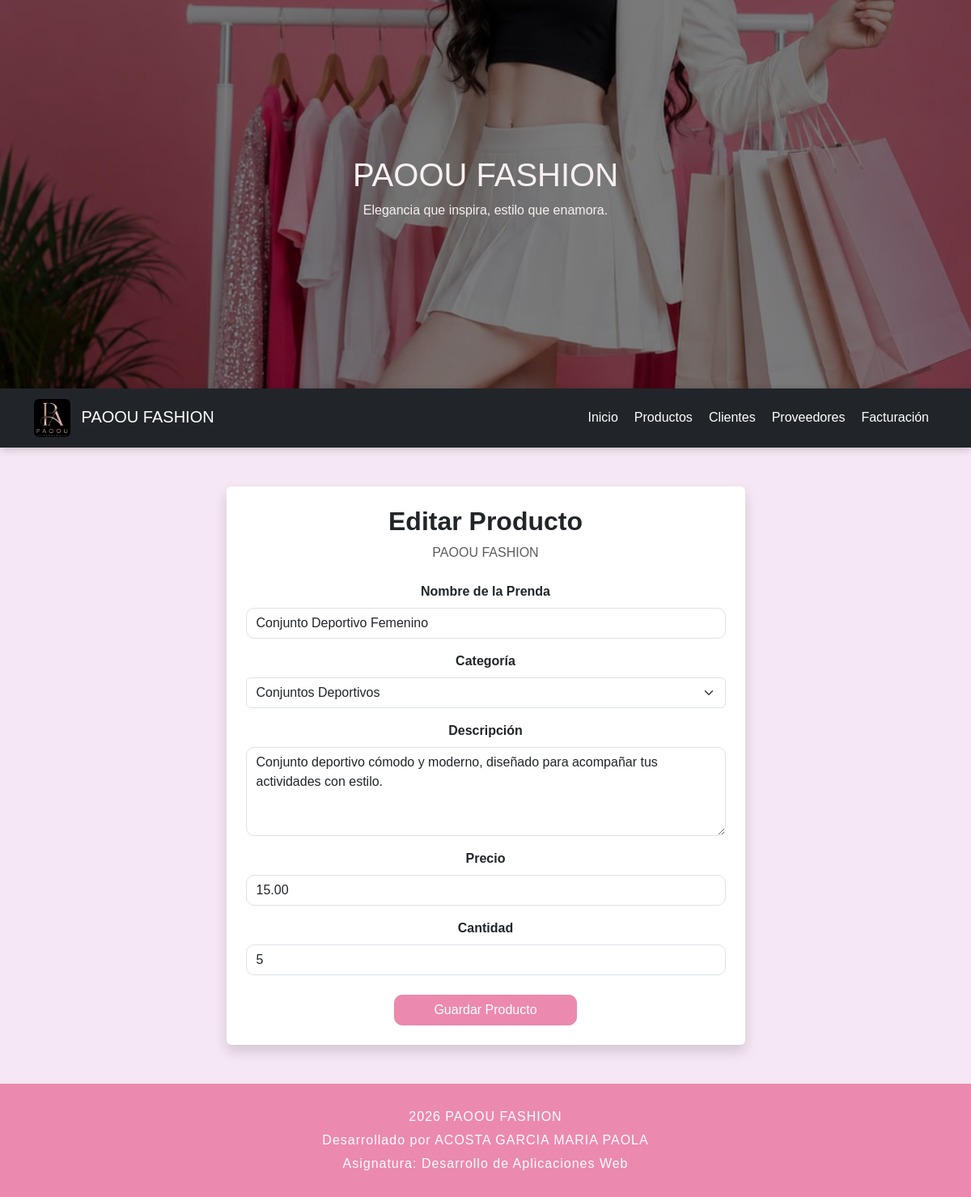
Screenshot of /editar-producto/4 with the database file from the repository.
### tables this page shows
CREATE TABLE productos (
            id INTEGER PRIMARY KEY AUTOINCREMENT,
            nombre TEXT NOT NULL,
            categoria TEXT NOT NULL,
            descripcion TEXT NOT NULL,
            precio REAL NOT NULL,
            cantidad INTEGER NOT NULL
        );

### app.py (the view, shortened to what this page needs)
@app.route("/editar-producto/<int:id>", methods=["GET", "POST"])
def editar_producto(id):
    conn = conectar_bd()
    cursor = conn.cursor()
    cursor.execute("""
        SELECT id, nombre, categoria, descripcion, precio, cantidad
        FROM productos
        WHERE id = ?
    """, (id,))
    producto = cursor.fetchone()
    conn.close()
    if producto is None:
        return redirect(url_for("productos"))
    form = ProductoForm()
    editar = True
    if request.method == "GET":
        form.nombre.data = producto[1]
        form.categoria.data = producto[2]
        form.descripcion.data = producto[3]
        form.precio.data = producto[4]
        form.cantidad.data = producto[5]
    return render_template(
        "formulario_producto.html",
        form=form,
        editar=editar
    )

### app.py (called while the page is built)
def conectar_bd():
    conn = sqlite3.connect("data/paoou_fashion.db")
    return conn

### templates/formulario_producto.html (shortened to what this page needs)
{% extends "base.html" %}
{% block content %}
<section class="container my-5">
    <div class="row justify-content-center">
        <div class="col-md-8 col-lg-7">
            <div class="card shadow border-0">
                <div class="card-body p-4">
                    <h2 class="text-center fw-bold mb-2">
                        {% if editar %}
                            Editar Producto
                        {% else %}
                            Registrar Producto
                        {% endif %}
                    </h2>
                    <p class="text-center text-muted mb-4">
                        PAOOU FASHION
                    </p>
                    <form method="POST" id="formProducto">
                        <div class="mb-3">
                            {{ form.nombre.label(class="form-label fw-bold") }}
                            {{ form.nombre(
                                class="form-control",
                                id="nombre"
                            ) }}
                        </div>
                        <div class="mb-3">
                            {{ form.categoria.label(class="form-label fw-bold") }}
                            {{ form.categoria(
                                class="form-select",
                                id="categoria"
                            ) }}
                        </div>
                        <div class="mb-3">
                            {{ form.descripcion.label(class="form-label fw-bold") }}
                            {{ form.descripcion(
                                class="form-control",
                                rows="4",
                                id="descripcion"
                            ) }}
                        </div>
                        <div class="mb-3">
                            {{ form.precio.label(class="form-label fw-bold") }}
                            {{ form.precio(
                                class="form-control",
                                type="number",
                                step="0.01",
                                min="0.01",
                                id="precio"
                            ) }}
                        </div>
                        <div class="mb-4">
                            {{ form.cantidad.label(class="form-label fw-bold") }}
                            {{ form.cantidad(
                                class="form-control",
                                type="number",
                                min="0",
                                id="cantidad"
                            ) }}
                        </div>
                        <div class="text-center">
                            {{ form.enviar(
                                class="btn btn-primary px-5"
                            ) }}
                        </div>
                    </form>
                </div>
            </div>
        </div>
    </div>
</section>
{% endblock %}

### static/css/style.css (style rules this page uses)
body { background-color:#f6e7f4; font-family:Arial, sans-serif; text-align:center; }
section { margin-top:30px; }
.card { transition:0.3s; }
.btn-primary { background-color:#ec89af; border-color:#ec89af; color:white; border-radius:10px; }
.form-control { border-radius:10px; }

### rows the page displays
productos: nombre "Conjunto Deportivo Femenino", categoria "Conjuntos Deportivos", descripcion "Conjunto deportivo cómodo y moderno, diseñado para acompañar tus actividades con estilo.", precio "15.00", cantidad "5"
